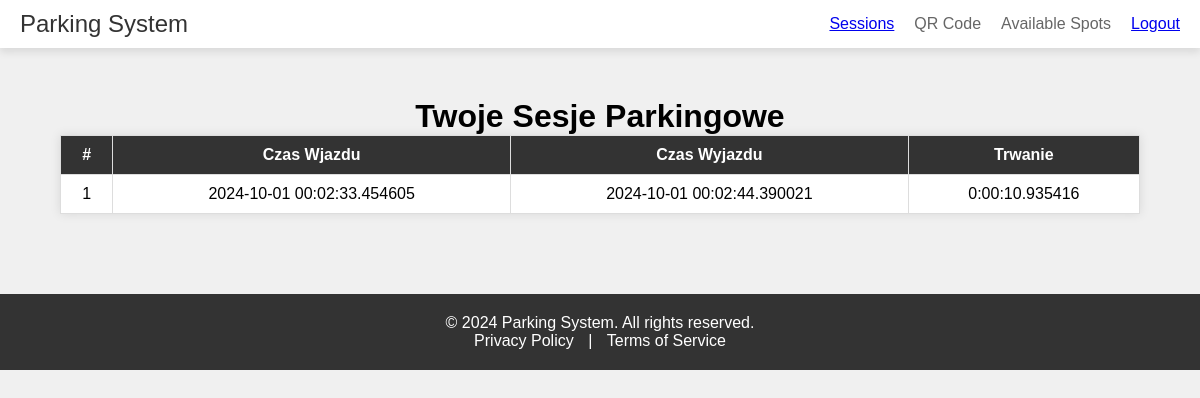
Page /sesje (signed in) on the committed database.
### app.py (models this page shows)
class ParkingSession(db.Model):
    id = db.Column(db.Integer, primary_key=True)
    user_id = db.Column(db.Integer, db.ForeignKey('user.id'), nullable=False)
    entry_time = db.Column(db.DateTime, nullable=False)
    exit_time = db.Column(db.DateTime)
    user = db.relationship('User', backref=db.backref('sessions', lazy=True))

### app.py (the view)
@app.route('/sesje')
@login_required
def sesje():
    sessions = ParkingSession.query.filter_by(user_id=current_user.id).all()
    return render_template('sesje.html', sessions=sessions)

### app.py (called while the page is built)
@login_manager.user_loader
def load_user(user_id):
    return db.session.get(User, int(user_id))

### templates/sesje.html (shortened to what this page needs)
<!DOCTYPE html>
<html lang="en">
<head>
    <link rel="stylesheet" href="styles/sesjeStyle.css">
</head>
<body>
    <nav class="nav-menu">
        <a class="title">Parking System</a>
        <div class="menu" id="nav-menu">
            <ul>
                {% if not current_user.is_authenticated %}
                <li class="menu-link"><a href="{{ url_for('login') }}">Login</a></li>
                <li class="menu-link"><a href="{{ url_for('register') }}">Register</a></li>
                {% else %}
                <li class="menu-link"><a href="{{ url_for('sesje') }}">Sessions</a></li>
                <li class="menu-link"><a href="{{ url_for('generate_qr') }}"></a>QR Code</li>
                <li class="menu-link"><a href="{{ url_for('status') }}"></a>Available Spots</li>
                <li class="menu-link"><a href="{{ url_for('logout') }}">Logout</a></li>
                {% endif %}
            </ul>
        </div>
    </nav>
    <div class="content-container">
        <h1 class="text-center">Twoje Sesje Parkingowe</h1>
        <table class="table mt-3">
            <thead>
                <tr>
                    <th>#</th>
                    <th>Czas Wjazdu</th>
                    <th>Czas Wyjazdu</th>
                    <th>Trwanie</th>
                </tr>
            </thead>
            <tbody>
                {% for session in sessions %}
                <tr>
                    <td>{{ loop.index }}</td>
                    <td>{{ session.entry_time }}</td>
                    <td>{{ session.exit_time if session.exit_time else 'Sesja aktywna' }}</td>
                    <td>
                        {% if session.exit_time %}
                        {{ (session.exit_time - session.entry_time) }}
                        {% else %}
                        -
                        {% endif %}
                    </td>
                </tr>
                {% endfor %}
            </tbody>
        </table>
    </div>
    <footer class="footer">
        <div class="footer-container">
            <p>&copy; 2024 Parking System. All rights reserved.</p>
            <p><a href="https://example.com/privacy-policy">Privacy Policy</a> | <a href="https://example.com/terms-of-service">Terms of Service</a></p>
        </div>
    </footer>
</body>
</html>

### rows in the picture
ParkingSession: entry_time "2024-10-01 00:02:33.454605", exit_time "2024-10-01 00:02:44.390021", (session.exit_time-session.entry_time) "0:00:10.935416"
